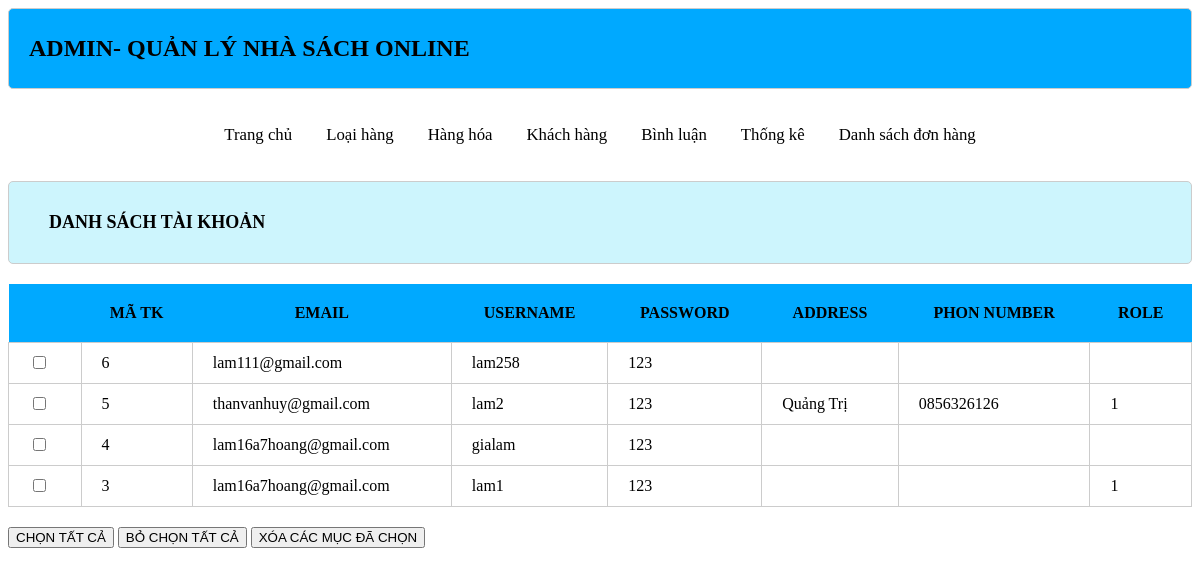
Screenshot of /Nhom7DA1-HoangGiaLamPD08475/admin/index.php?act=dskh with the database file from the repository.
### tables this page shows
CREATE TABLE `taikhoan` (
  `id` int(11) NOT NULL AUTO_INCREMENT,
  `user` varchar(45) NOT NULL,
  `pass` varchar(45) NOT NULL,
  `email` varchar(45) NOT NULL,
  `address` varchar(200) DEFAULT NULL,
  `tel` varchar(45) DEFAULT NULL,
  `role` tinyint(4) DEFAULT NULL,
  PRIMARY KEY (`id`)
);

### Nhom7DA1-HoangGiaLamPD08475/admin/model/pdo.php (called while the page is built, shortened)
<?php
function pdo_get_connection(){
    $dburl = "mysql:host=localhost;dbname=xshopdb;charset=utf8";
    $username = 'root';
    $password = '01272529957a';
    $conn = new PDO($dburl, $username, $password);
    $conn->setAttribute(PDO::ATTR_ERRMODE, PDO::ERRMODE_EXCEPTION);
    return $conn;
}
function pdo_query($sql){
    $sql_args = array_slice(func_get_args(), 1);
    try{
        $conn = pdo_get_connection();
        $stmt = $conn->prepare($sql);
        $stmt->execute($sql_args);
        $rows = $stmt->fetchAll();
        return $rows;
    }
    catch(PDOException $e){
        throw $e;
    }
    finally{
        unset($conn);
    }
}

### Nhom7DA1-HoangGiaLamPD08475/admin/model/taikhoan.php (called while the page is built, shortened)
<?php
function loadall_taikhoan(){
    $sql="select * from taikhoan order by id desc";
    $listtaikhoan=pdo_query($sql);
    return $listtaikhoan;
    }
?>

### Nhom7DA1-HoangGiaLamPD08475/admin/taikhoan/list.php (the view, shortened to what this page needs)
<div class="row">
            <div class="row header formtitle"> <h1>DANH SÁCH TÀI KHOẢN</h1></div>
            <div class="row formcontent">
                <div class="row mb formdsloai">
                   <table>
                    <tr>
                        <th></th>
                        <th>MÃ TK</th>
                        <th>EMAIL</th>
                        <th>USERNAME</th>
                        <th>PASSWORD</th>
                        <th>ADDRESS</th>
                        <th>PHON NUMBER</th>
                        <th>ROLE</th>
                    </tr>
                    <?php
                    foreach ($listtaikhoan as $taikhoan) {
                    extract($taikhoan);
                    echo ' <tr>
                        <td><input type="checkbox" name="" id=""></td>
                        <td>'.$id.'</td>
                        <td>'.$email.'</td>
                        <td>'.$user.'</td>
                        <td>'.$pass.'</td>
                        <td>'.$address.'</td>
                        <td>'.$tel.'</td>
                        <td>'.$role.'</td>
                    </tr>';
                    }
                    ?>
                   </table>
                </div>
            <div class="row mb ">
                <input type="button" value="CHỌN TẤT CẢ">
                <input type="button" value="BỎ CHỌN TẤT CẢ">
                <input type="button" value="XÓA CÁC MỤC ĐÃ CHỌN">
                </div></a>
            </div>
 </div>

### Nhom7DA1-HoangGiaLamPD08475/view/css/style.css (style rules this page uses)
.row { float: left; width: 100%; }
.mb { margin-bottom: 20px; }
.header { background-color: #a5fc83; border: 1px #cf8a74 solid; box-shadow: 5px 10px #d2f7d1; color: #024c85; border-radius: 5px; }
.header h1 { margin: 20px; font-size: 1.5vw; }
.formtitle { background-color: #aaaafcee; border: 1px #CCC solid; color: #666; border-radius: 5px; padding: 10px 20px; }
.formcontent { padding: 20px 0px; }
.formdsloai table { width: 100%; border-collapse: collapse; }
.formdsloai table th { padding: 20px; background-color: #CCC; }
.formdsloai table td { padding: 10px 20px; border: 1px #CCC solid; }
* { box-sizing:border-box }

### Nhom7DA1-HoangGiaLamPD08475/admin/header.php (style rules this page uses)
.formtitle { background-color: #CDF5FD; border: 1px #CCC solid; color: black; border-radius: 5px; padding: 10px 20px; }
.header { box-shadow: none; }
.formdsloai table th { background-color: #00A9FF; }

### rows the page displays
taikhoan: id "6", email "lam111@gmail.com", user "lam258", pass "123"
taikhoan: id "5", email "thanvanhuy@gmail.com", user "lam2", pass "123", address "Quảng Trị", tel "0856326126", role "1"
taikhoan: id "4", email "lam16a7hoang@gmail.com", user "gialam", pass "123"
taikhoan: id "3", email "lam16a7hoang@gmail.com", user "lam1", pass "123", role "1"
